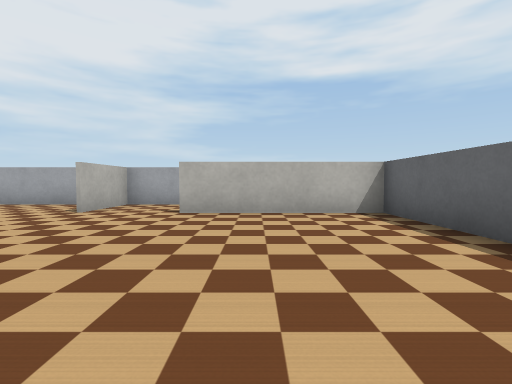
view 1 (above)

17 first-person views from a walk through a robot-simulator world made for Webots. The camera is 0.3 m above the floor, tilts 2° down and sees 85° across. The floor is counted in squares, 0.5 m on a side. Each view is taken from the middle of a square. On the plan, view 1 faces up. The plan holds only what a view shows up to about 9 squares ahead; the rest is blank. Robots are left out. Webots' stock objects and surfaces are drawn as simple stand-ins.

view 2
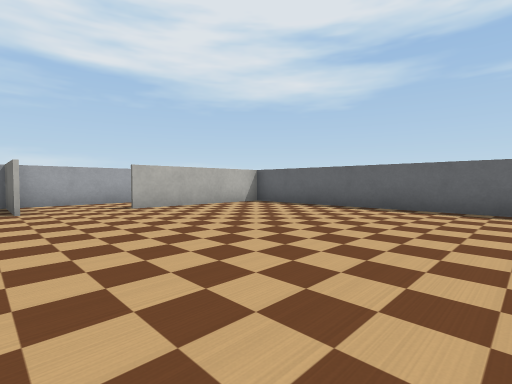

view 3
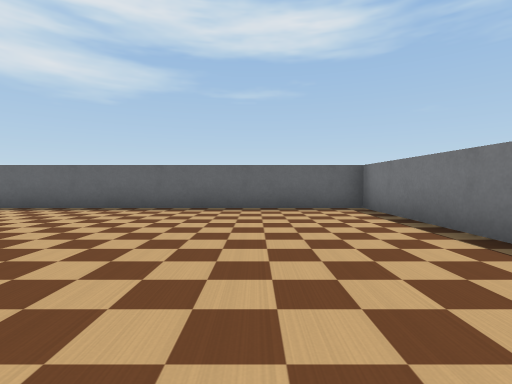

view 4
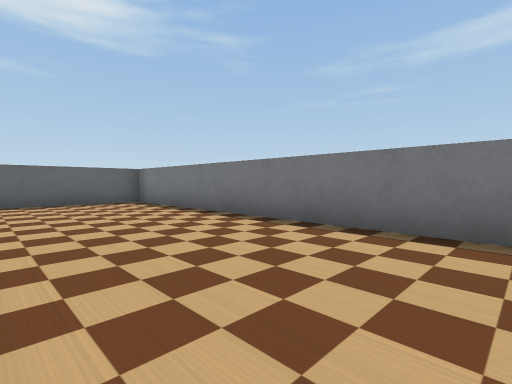

view 5
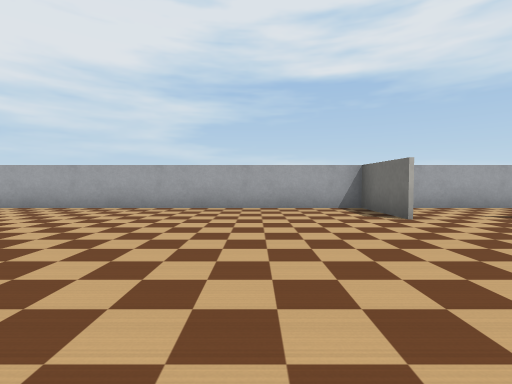

view 6
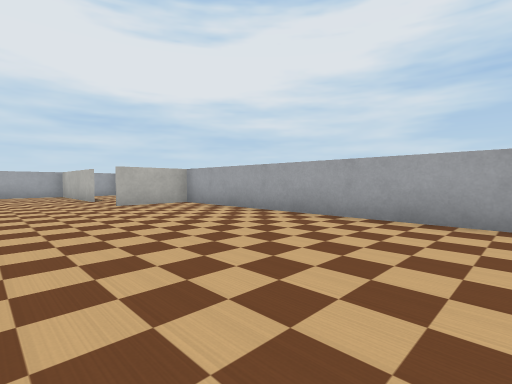

view 7
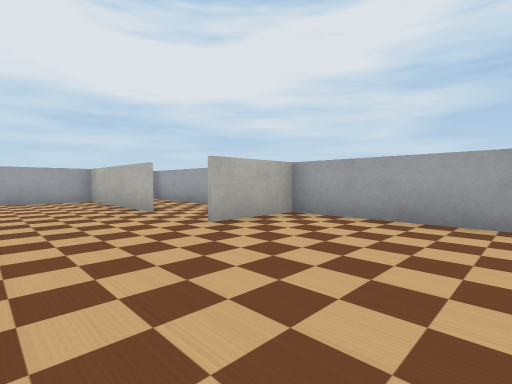

view 8
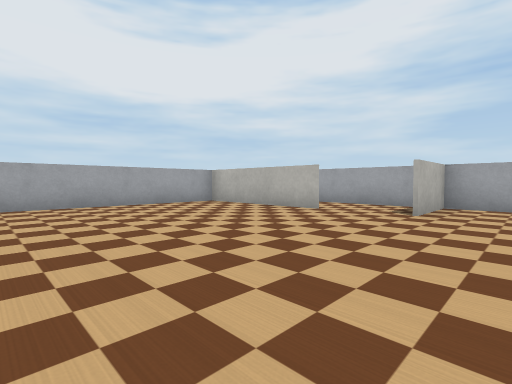

view 9
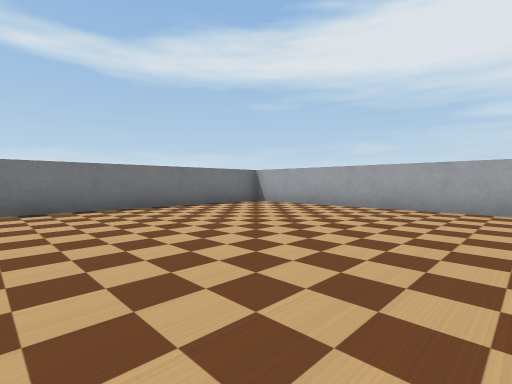

view 10
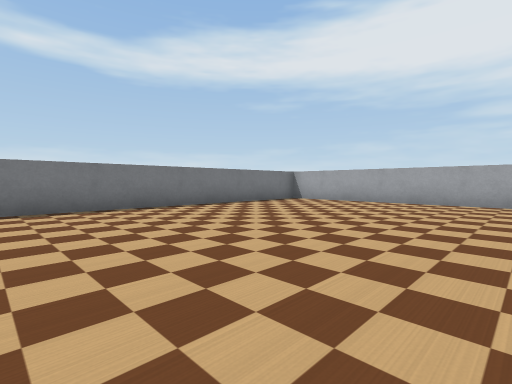

view 11
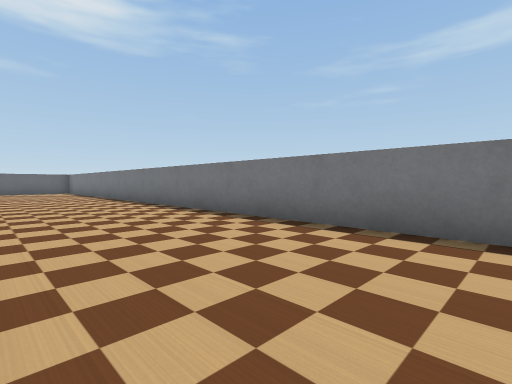

view 12
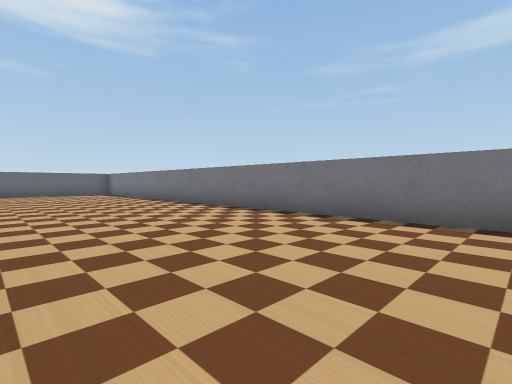

view 13
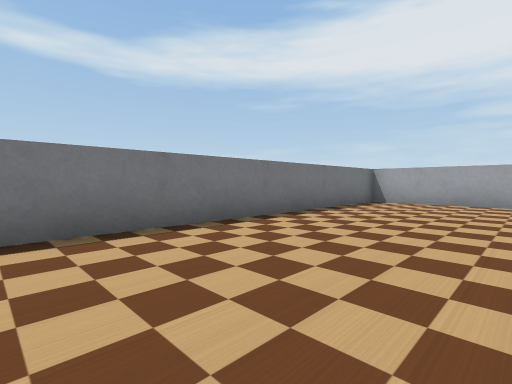

view 14
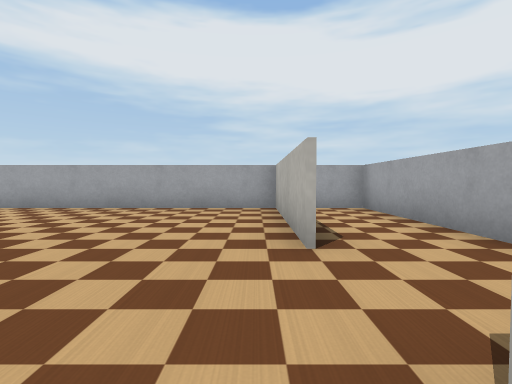

view 15
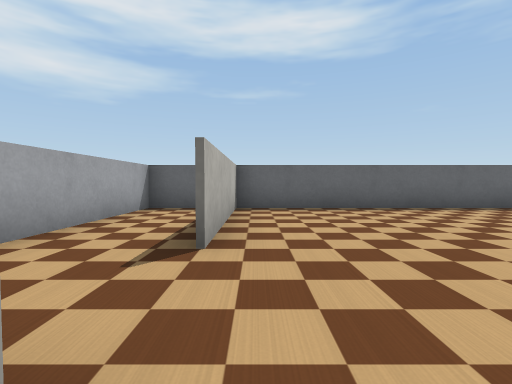

view 16
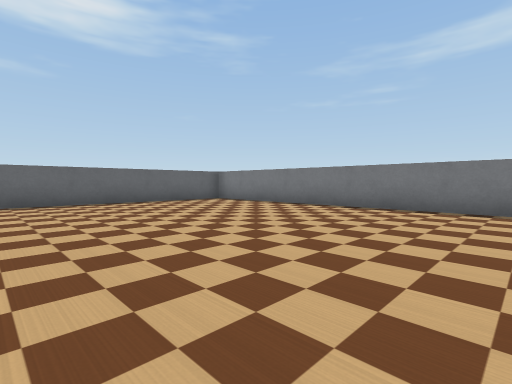

view 17
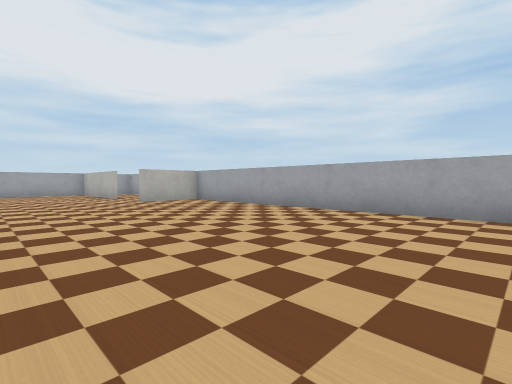

### Floor plan
Points are (right, up) in squares from view 1. A wall is a line through its corners. A room is listed if a view was taken in it or the views show most of it. See-through windows are left out.
Room 1 (views 1, 2, 3, 4, 5, 6, 7, 8, 9, 10, 11, 12, 13, 14, 15, 16, 17)
walls: (-3.5, 5.5) (-3.5, 7.5); (-17.4, 5.5) (-21.5, 5.5) (-21.5, -4.5) (2.5, -4.5) (2.5, 5.5) (-1.5, 5.5); (-4, 7.5) (-15.5, 7.5) (-15.5, 5.5)
ways out: opening at (-2.5, 6) to room 2; opening at (-17, 6) to room 3
Room 2 (no view inside)
walls: (-3.5, 7.5) (-3.5, 5.5); (2.5, 6.4) (2.5, 7.5) (-4, 7.5)
ways out: opening at (-2.5, 6) to room 1
Room 3 (no view inside)
walls: (-16, 7.5) (-21.5, 7.5) (-21.5, 6.4)
ways out: opening at (-17, 6) to room 1

Positions as (right, up) in squares from view 1, and headings:
1: (0, 0), facing up
2: (-4, -1), facing up-right
3: (-4, -2), facing right
4: (-6, -1), facing down-right
5: (-6, 1), facing up
6: (-8, 3), facing up-left
7: (-12, 3), facing up-left
8: (-14, 0), facing up-left
9: (-15, 2), facing down-left
10: (-13, 2), facing down-left
11: (-15, -1), facing down-right
12: (-12, 0), facing down-right
13: (-13, -1), facing down-left
14: (-15, 5), facing left
15: (-4, 5), facing right
16: (-6, 2), facing down-right
17: (-7, 2), facing up-left
